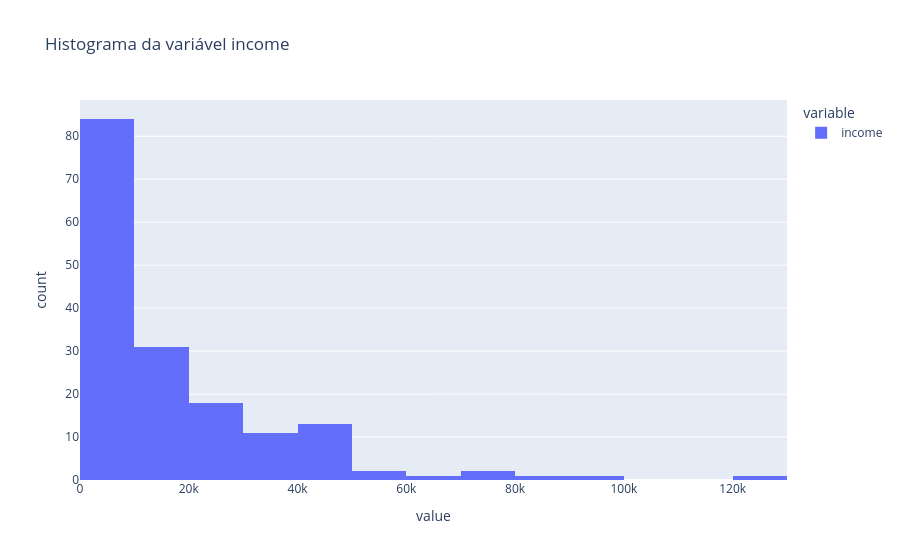

The notebook cell this image was saved under:
### Code cell
# Distribuição da variável income
px.histogram(df_countries['income'], title='Histograma da variável income')

### Figure 1 — Plotly figure (JSON) as saved in the notebook; plotly's stock layout.template omitted (floating-point values rounded to 4 significant figures; data arrays with more than 128 entries replaced by an {"elided": "..."} marker saying what was removed)
{"data": [{"bingroup": "x", "hovertemplate": "variable=income<br>value=%{x}<br>count=%{y}<extra></extra>", "legendgroup": "income", "marker": {"color": "#636efa", "pattern": {"shape": ""}}, "name": "income", "orientation": "v", "showlegend": true, "type": "histogram", "x": {"elided": "165 int values"}, "xaxis": "x", "yaxis": "y"}], "layout": {"barmode": "relative", "legend": {"title": {"text": "variable"}, "tracegroupgap": 0}, "title": {"text": "Histograma da variável income"}, "xaxis": {"anchor": "y", "domain": [0, 1], "title": {"text": "value"}}, "yaxis": {"anchor": "x", "domain": [0, 1], "title": {"text": "count"}}}}
